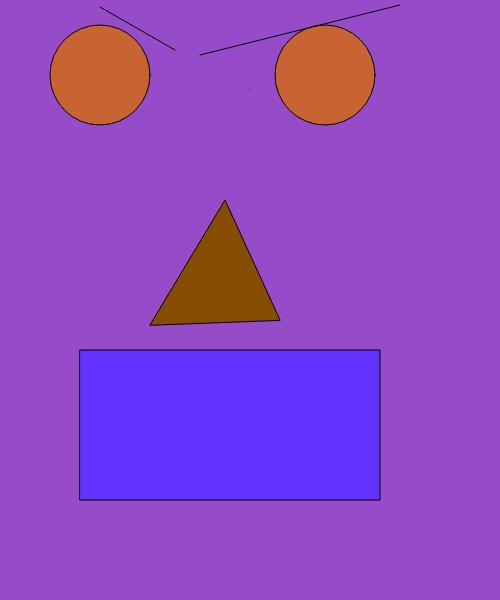
Frame 1 (no input)
Frame 60 (no input): identical to frame 1, image omitted
Frame 120 (the mouse pressed at the canvas centre since frame 60): identical to frame 1, image omitted

The p5.js sketch that drew this single still picture (run headless with seeded random() and noise() and a simulated clock; from frame 60 on, the mouse is pressed at the canvas centre):

// p5.js sketch
// ── sketch.js
function setup()
{
  createCanvas(500, 600)
}


function draw()
{
  background(150, 75, 200);
  fill(200, 100, 50);
  circle(100, 75, 100);
  circle(325, 75, 100);
  fill(100, 50, 256);
  rect(80, 350, 300, 150);
  fill(134, 76, 2);
  triangle(150,325,225,200,280,320);
  line(100,7,175,50);
  line(200,55,400,5);
  point(250,90);
  
}
